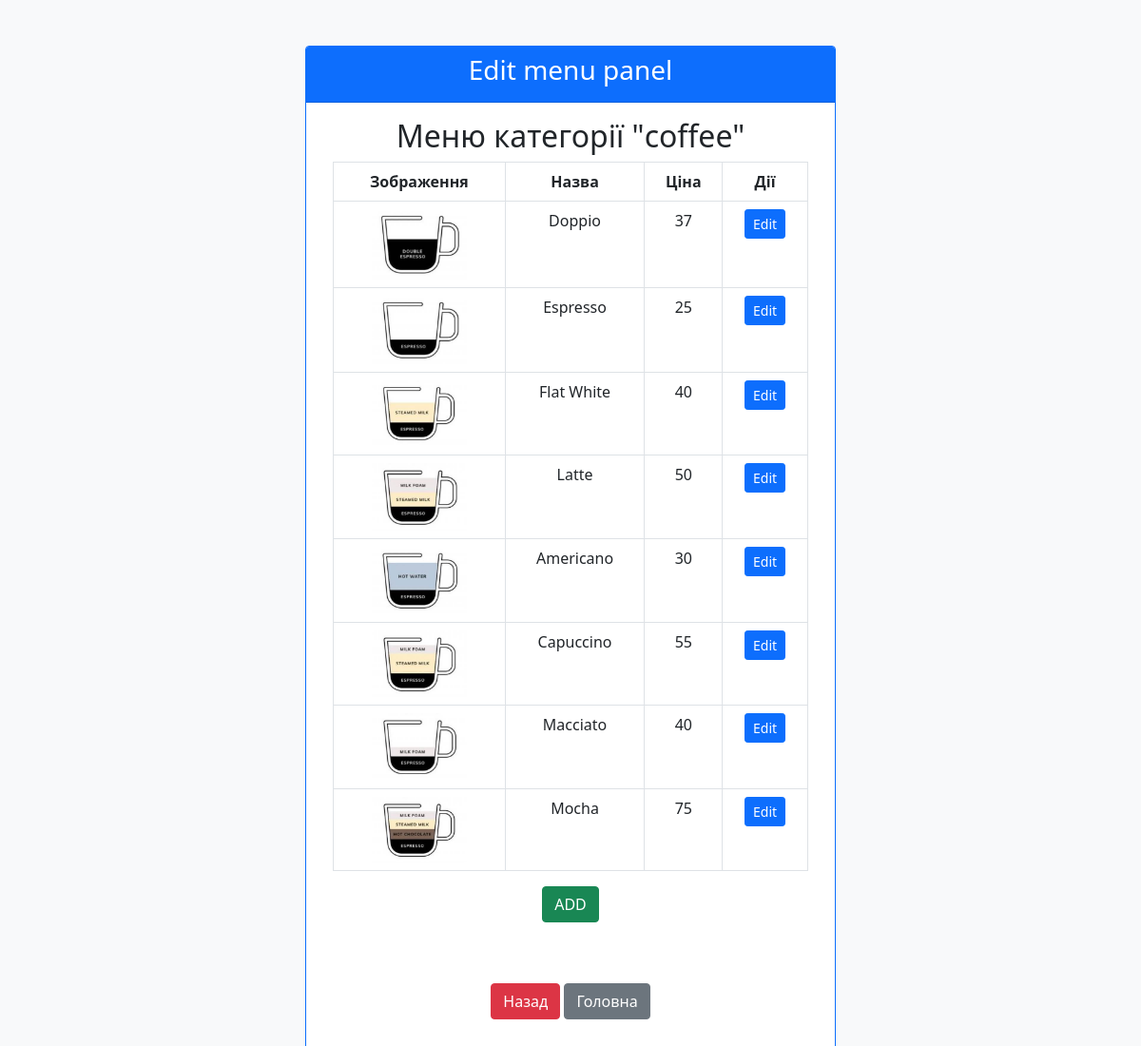
Page /admin/edit_menu/coffee (signed in) on the committed database.
### WebApp/models.py (models this page shows, shortened)
class Coffee(db.Model):
    __tablename__ = 'coffee'
    id = db.Column(db.String(50), primary_key=True)
    name = db.Column(db.String(50), nullable=False)
    price = db.Column(db.Integer, nullable=False)

### WebApp/app.py (the view)
@app.route('/admin/edit_menu/<category>', methods=['GET'])
@login_required
def edit_menu_route(category):
    table = Tables.table_classes.get(category)
    data = db.session.query(table).all()
    return render_template('admin_templates/edit_menu.html', category=category, items=data)

### WebApp/auth.py (called while the page is built)
@login_manager.user_loader
def load_user(user_id):
    return Admin.query.filter_by(id=user_id).first()

### WebApp/templates/admin_templates/edit_menu.html
{% extends 'admin_templates/_base.html' %}
{% block title%}
Edit menu panel
{% endblock title%}
{% block content %}
<div class="container">
    <h2>Меню категорії "{{ category }}"</h2>
    <table class="table table-bordered">
        <thead>
        <tr>
            <th>Зображення</th>
            <th>Назва</th>
            <th>Ціна</th>
            <th>Дії</th>
        </tr>
        </thead>
        <tbody>
        {% for item in items %}
        <tr>
            <td><img src="../../static/coffee_pics/{{ item.id }}.png" width="100"></td>
            <td>{{ item.name }}</td>
            <td> {{ item.price }}</td>
            <td>
                <a href="{{ category }}/{{ item.id }}" class="btn btn-primary btn-sm">Edit</a>
            </td>
        </tr>
        {% endfor %}
        </tbody>
    </table>
    <a href="{{ category }}/add" class="btn btn-success"> ADD </a>
</div>
{% include 'admin_templates/_footer.html'%}
{% endblock content %}

### rows in the picture
Coffee: id (picture), name "Doppio", price "37"
Coffee: id (picture), name "Espresso", price "25"
Coffee: id (picture), name "Flat White", price "40"
Coffee: id (picture), name "Latte", price "50"
Coffee: id (picture), name "Americano", price "30"
Coffee: id (picture), name "Capuccino", price "55"
Coffee: id (picture), name "Macciato", price "40"
Coffee: id (picture), name "Mocha", price "75"

### other values in the picture
{{ category }} "coffee"
